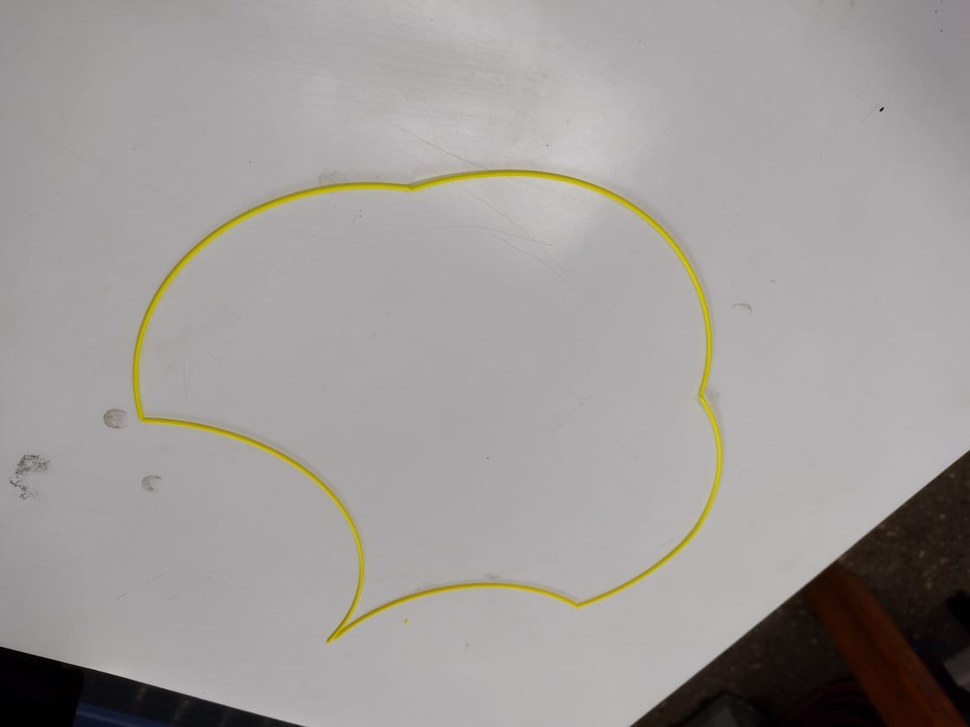
#> input picture garudaTest1/Imgs/terreno1.jpg, 970 x 727 px, shrunk from 1152 x 864 before the run, found by its file name
$ python TestSLAM.py
#> lines starting #> are read from the running program, lines starting #| are printed output that depends on the picture; after the words box and inside, x2 and y2 are one past the last pixel; in counts of white or black regions, pixels touching at a corner belong together
import cv2
import numpy as np

# Crear el detector ORB
orb = cv2.ORB_create()

# Parámetros para el flujo óptico de Lucas-Kanade
lk_params = dict(winSize=(15, 15), maxLevel=2,
                 criteria=(cv2.TERM_CRITERIA_EPS | cv2.TERM_CRITERIA_COUNT, 10, 0.03))

# Cargar las imágenes en secuencia (puedes usar tu propio conjunto de imágenes)
imagenes = ['terreno1.jpg', 'terreno2.jpg', 'terreno3.jpg']  # Lista de imágenes secuenciales
frames = [cv2.imread(imagen) for imagen in imagenes]
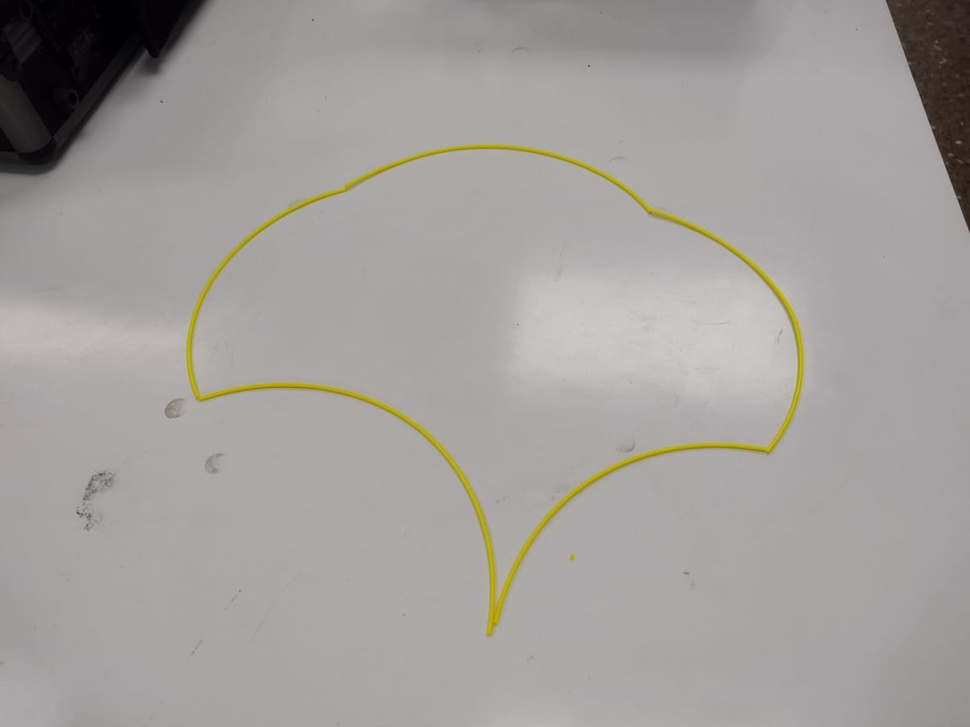
#> input picture garudaTest1/Imgs/terreno2.jpg, 970 x 727 px, shrunk from 1152 x 864 before the run, found by its file name
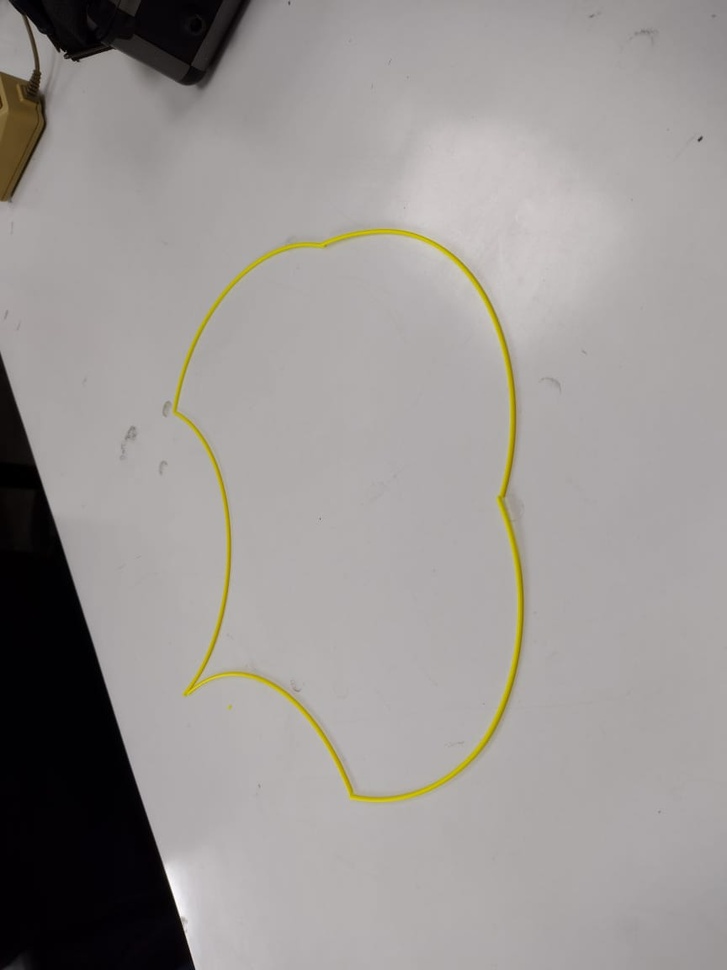
#> input picture garudaTest1/Imgs/terreno3.jpg, 727 x 970 px, shrunk from 864 x 1152 before the run, found by its file name
#> frames = 3 items

# Crear una máscara para dibujar las trayectorias
mask = np.zeros_like(frames[0])

# Definir los límites para detectar el color amarillo en espacio HSV
lower_yellow = np.array([20, 100, 100], dtype=np.uint8)
upper_yellow = np.array([30, 255, 255], dtype=np.uint8)

# Iterar sobre las imágenes
for i in range(len(frames)):
    # Convertir la imagen a espacio de color HSV
    hsv = cv2.cvtColor(frames[i], cv2.COLOR_BGR2HSV)

    # Crear una máscara para el color amarillo
    yellow_mask = cv2.inRange(hsv, lower_yellow, upper_yellow)

    # Aplicar la máscara a la imagen original
    yellow_output = cv2.bitwise_and(frames[i], frames[i], mask=yellow_mask)

    # Convertir la imagen filtrada a escala de grises
    gray = cv2.cvtColor(yellow_output, cv2.COLOR_BGR2GRAY)

    # Aplicar la detección de bordes (usando Canny)
    edges = cv2.Canny(gray, 50, 150)

    # Detección de líneas usando la Transformada de Hough
    lines = cv2.HoughLinesP(edges, 1, np.pi / 180, 100, minLineLength=50, maxLineGap=10)

    # Dibujar las líneas detectadas
    if lines is not None:
        for line in lines:
            x1, y1, x2, y2 = line[0]
            cv2.line(frames[i], (x1, y1), (x2, y2), (0, 255, 0), 5)  # Líneas verdes sobre el amarillo detectado

    # Mostrar la imagen con las líneas detectadas
    cv2.imshow('Líneas amarillas detectadas', frames[i])

    # Romper el loop si se presiona la tecla 'q'
    if cv2.waitKey(0) & 0xFF == ord('q'):
        break
#> this loop made 1 pass; (key q is pressed on pass 1)
#> pass 1, `yellow_mask = cv2.inRange(hsv, lower_yellow, upper_yellow)`:
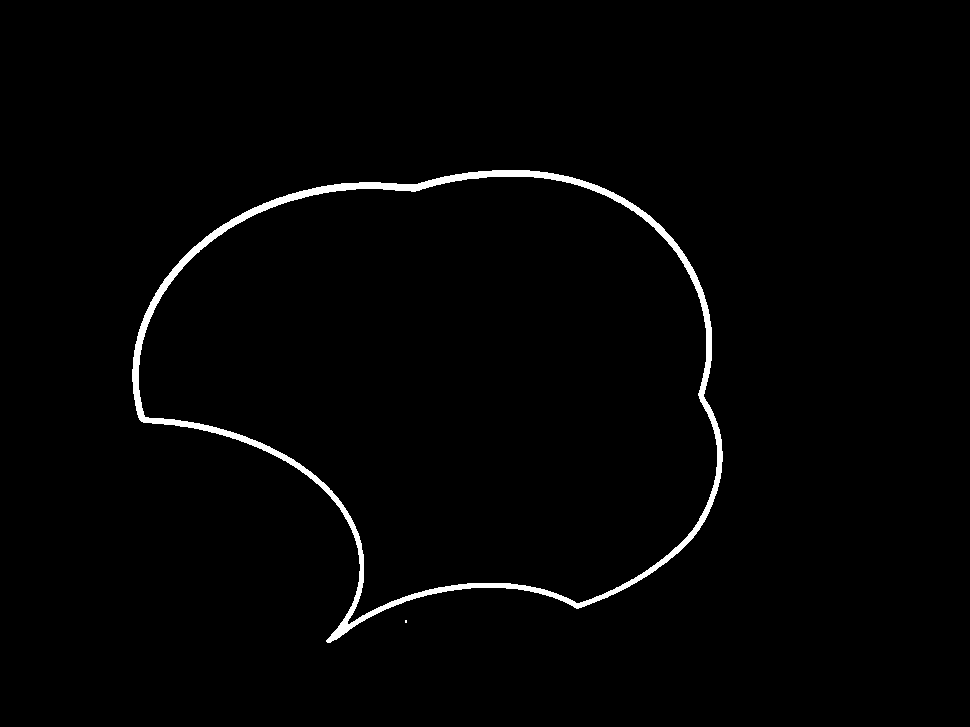
#> yellow_mask: shape (727, 970); 1.5% white; 2 white regions (1 under 20 px), largest, box (x1, y1, x2, y2) and area: (132, 170, 723, 643) 10827
#> pass 1, `yellow_output = cv2.bitwise_and(frames[i], frames[i], mask=yellow_mask)`:
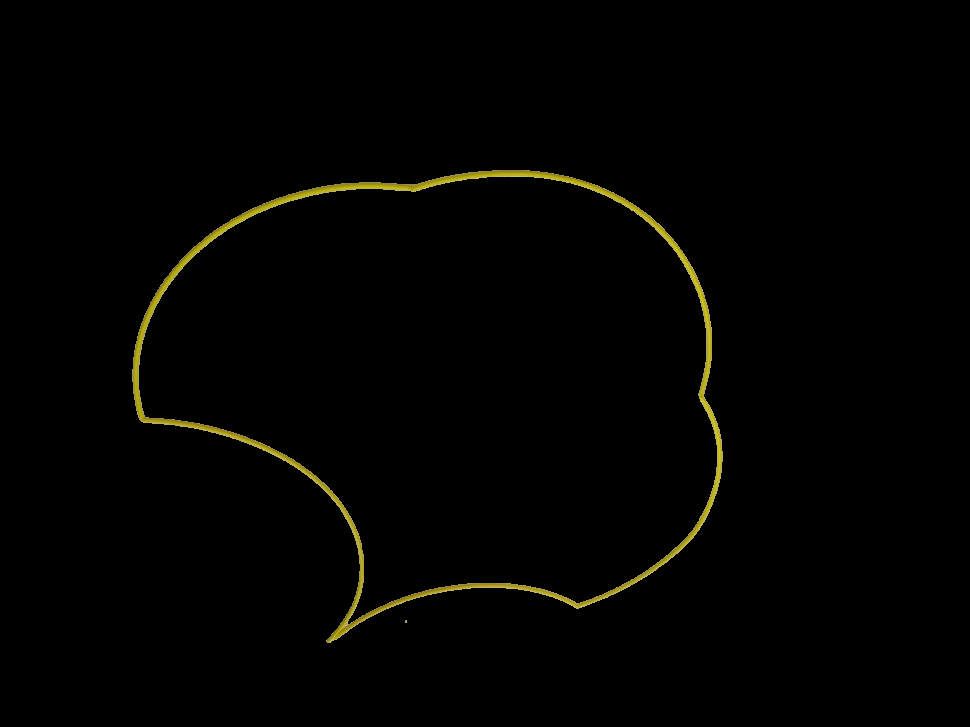
#> yellow_output: shape (727, 970, 3); mean of channels 0, 1, 2 0.7, 2.5, 2.7; drawn as B, G, R
#> after the loop:
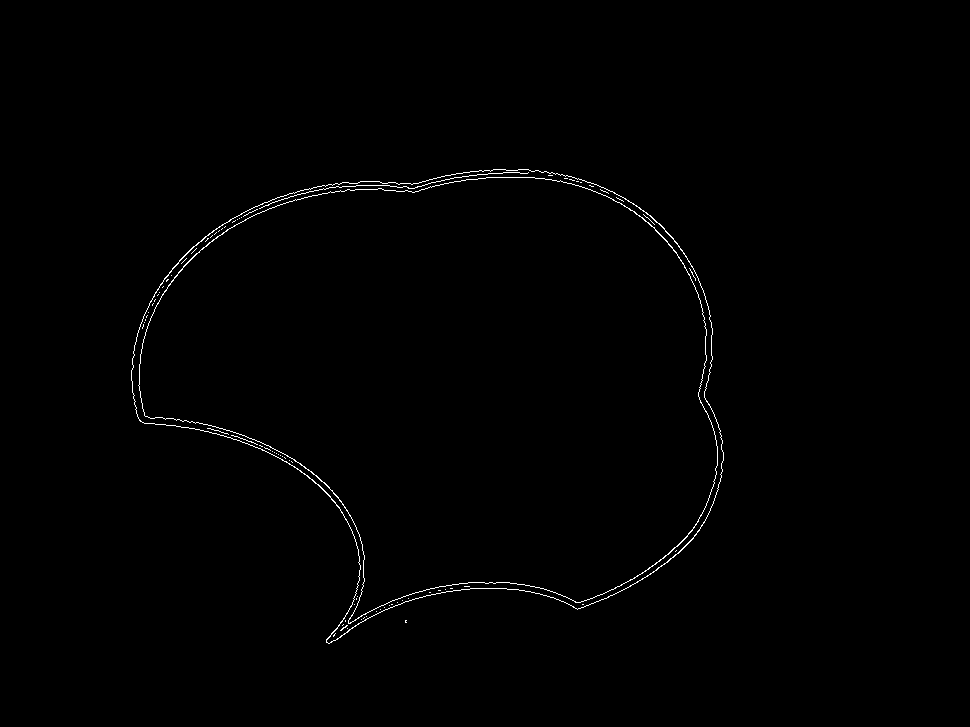
#> edges: shape (727, 970); 0.59% white in thin lines or dots, all inside (x1, y1, x2, y2) = (131, 169, 724, 644)

cv2.destroyAllWindows()
